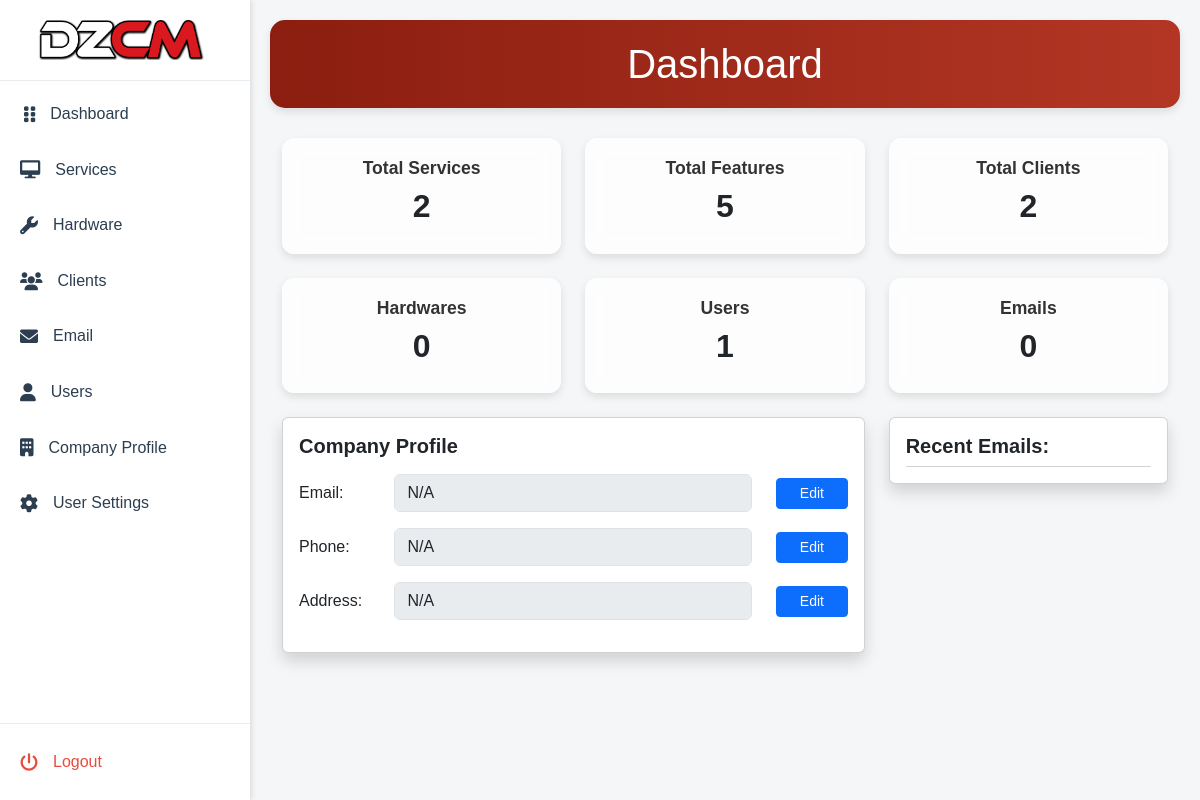
The app's page /Admin/index.php (signed in), older data.
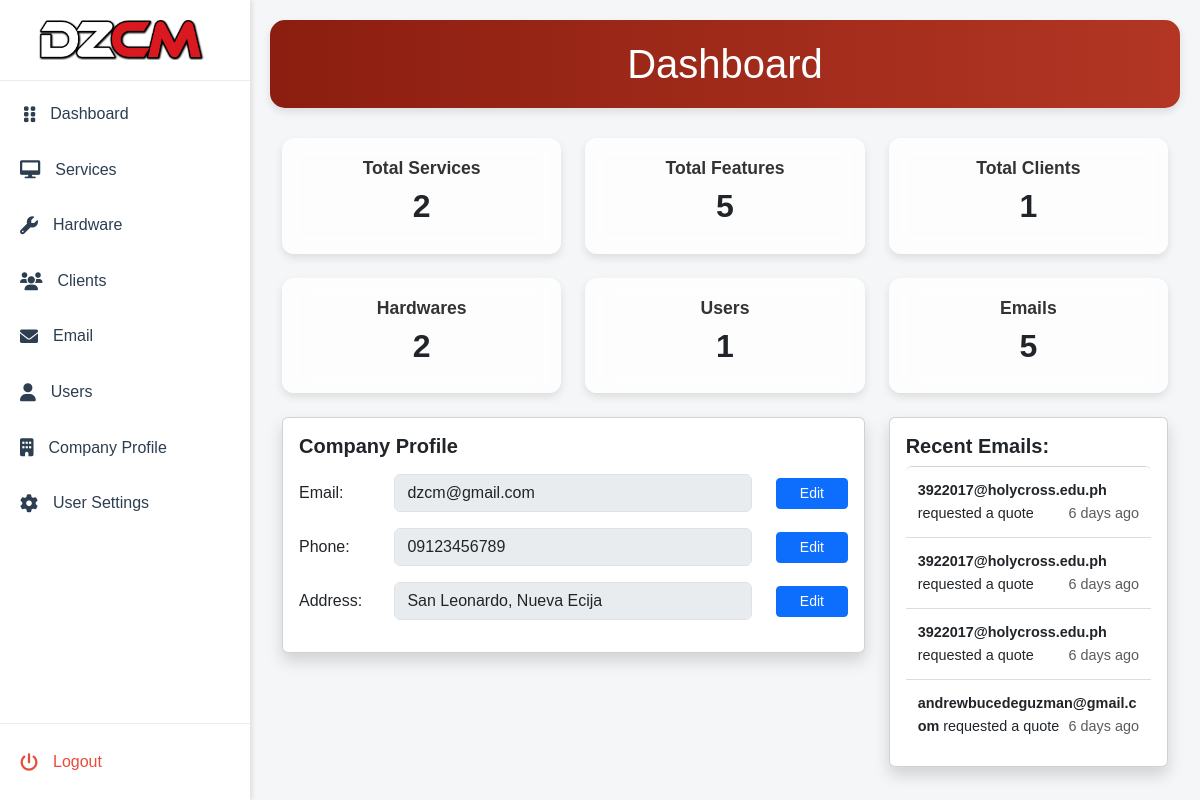
The same page, newer data.
### tables this page shows
CREATE TABLE `company_info` (
  `company_id` int(11) NOT NULL,
  `name` varchar(255) NOT NULL,
  `description` text DEFAULT NULL,
  `logo` varchar(255) DEFAULT NULL,
  `email` varchar(255) DEFAULT NULL,
  `phone` varchar(20) DEFAULT NULL,
  `address` text DEFAULT NULL
);

CREATE TABLE `quote` (
  `name` varchar(155) DEFAULT NULL,
  `email` varchar(155) DEFAULT NULL,
  `phone` varchar(55) DEFAULT NULL,
  `website` varchar(155) DEFAULT NULL,
  `message` varchar(155) DEFAULT NULL,
  `date` timestamp NOT NULL DEFAULT current_timestamp() ON UPDATE current_timestamp(),
  `quote_id` int(11) NOT NULL
);

### Admin/includes/conn.php (called while the page is built)
<?php
function con(){
    $servername = "localhost";
    $username = "root";
    $password = "";
    $myDB = "dezcom";
    $conn = mysqli_connect($servername, $username, $password, $myDB);
    if ($conn->connect_error) {
        echo "Connection failed: " . $conn->connect_error;
    }else{
        return $conn;
    }
}
?>

### Admin/pages/dashboard.php (the view, shortened to what the changed rows need)
<header class="dashboard-header">
    <div class="container">
        <h1 class="mb-0">Dashboard</h1>
    </div>
</header>
<div class="container mt-4">
    <div class="row g-4">
        <div class="col-md-4 col-sm-6">
            <div class="card overview-card">
                <h5>Total Services</h5>
                <h2 id="totalServices">
                    <?php
                    $sqlServices = "SELECT COUNT(*) AS total_services FROM services";
                    $resultServices = con()->query($sqlServices);
                    $totalServices = $resultServices->fetch_assoc()['total_services'];
                    echo $totalServices;
                    ?>
                </h2>
            </div>
        </div>
        <div class="col-md-4 col-sm-6">
            <div class="card overview-card">
                <h5>Total Features</h5>
                <h2 id="totalFeatures">
                    <?php
                    $sqlServiceFeatures = "SELECT COUNT(*) AS total_service_features FROM service_features";
                    $resultServiceFeatures = con()->query($sqlServiceFeatures);
                    $totalServiceFeatures = $resultServiceFeatures->fetch_assoc()['total_service_features'];
                    echo $totalServiceFeatures;
                    ?>
                </h2>
            </div>
        </div>
        <div class="col-md-4 col-sm-6">
            <div class="card overview-card">
                <h5>Total Clients</h5>
                <h2 id="totalProjects">
                    <?php
                    $sqlClients = "SELECT COUNT(*) AS total_clients FROM clients";
                    $resultClients = con()->query($sqlClients);
                    $totalClients = $resultClients->fetch_assoc()['total_clients'];
                    echo $totalClients;
                    ?>
                </h2>
            </div>
        </div>
    </div>
</div>
<div class="container mt-4">
    <div class="row g-4">
        <div class="col-md-4 col-sm-6">
            <div class="card overview-card">
                <h5>Hardwares</h5>
                <h2 id="totalHardwares">
                    <?php
                    $sqlHardware = "SELECT COUNT(*) AS total_hardwares FROM hardware";
                    $resultHardware = con()->query($sqlHardware);
                    $totalHardware = $resultHardware->fetch_assoc()['total_hardwares'];
                    echo $totalHardware;
                    ?>
                </h2>
            </div>
        </div>
        <div class="col-md-4 col-sm-6">
            <div class="card overview-card">
                <h5>Users</h5>
                <h2 id="totalUsers">
                    <?php
                    $sqlUsers = "SELECT COUNT(*) AS total_users FROM users";
                    $resultUsers = con()->query($sqlUsers);
                    $totalUsers = $resultUsers->fetch_assoc()['total_users'];
                    echo $totalUsers;
                    ?>
                </h2>
            </div>
        </div>
        <div class="col-md-4 col-sm-6">
            <div class="card overview-card">
                <h5>Emails</h5>
                <h2 id="totalQuotes">
                    <?php
                    $sqlQuotes = "SELECT COUNT(*) AS total_quotes FROM quote";
                    $resultQuotes = con()->query($sqlQuotes);
                    $totalQuotes = $resultQuotes->fetch_assoc()['total_quotes'];
                    echo $totalQuotes;
                    ?>
                </h2>
            </div>
        </div>
        <?php
        $sql = "SELECT email, phone, address, company_id FROM company_info WHERE company_id = 1";
        $result = con()->query($sql);
        $company = $result->fetch_assoc();
        $email = $company['email'] ?? 'N/A';
        $phone = $company['phone'] ?? 'N/A';
        $address = $company['address'] ?? 'N/A';
        ?>
        <div class="col-md-8">
            <div class="card p-3 shadow">
                <h5 class="mb-3"><strong>Company Profile</strong></h5>
                <form id="companyForm">
                    <div class="mb-3 row align-items-center">
                        <label for="email" class="col-md-2 col-form-label text-md-start">Email:</label>
                        <div class="col-md-8">
                            <input type="email" class="form-control" name="email" id="email" value="<?= htmlspecialchars($email); ?>" disabled>
                        </div>
                        <div class="col-md-2">
                            <button type="button" class="btn btn-primary btn-sm w-100" id="editEmailBtn" onclick="toggleEdit('email', 'editEmailBtn')">Edit</button>
                        </div>
                    </div>
                    <div class="mb-3 row align-items-center">
                        <label for="phone" class="col-md-2 col-form-label text-md-start">Phone:</label>
                        <div class="col-md-8">
                            <input type="text" class="form-control" name="phone" id="phone" value="<?= htmlspecialchars($phone); ?>" disabled>
                        </div>
                        <div class="col-md-2">
                            <button type="button" class="btn btn-primary btn-sm w-100" id="editPhoneBtn" onclick="toggleEdit('phone', 'editPhoneBtn')">Edit</button>
                        </div>
                    </div>
                    <div class="mb-3 row align-items-center">
                        <label for="address" class="col-md-2 col-form-label text-md-start">Address:</label>
                        <div class="col-md-8">
                            <input type="text" class="form-control" name="address" id="address" value="<?= htmlspecialchars($address); ?>" disabled>
                        </div>
                        <div class="col-md-2">
                            <button type="button" class="btn btn-primary btn-sm w-100" id="editAddressBtn" onclick="toggleEdit('address', 'editAddressBtn')">Edit</button>
                        </div>
                    </div>
                </form>
            </div>
        </div>
        <?php
        $sql = "SELECT * FROM quote ORDER BY quote_id DESC LIMIT 4";
        $result = con()->query($sql);
        $emails = $result->fetch_all(MYSQLI_ASSOC);
        function timeAgo($timestamp)
        {
            $time = strtotime($timestamp);
            $diff = time() - $time;
            if ($diff < 60) {
                return $diff . " seconds ago";
            } elseif ($diff < 3600) {
                return floor($diff / 60) . " mins ago";
            } elseif ($diff < 86400) {
                return floor($diff / 3600) . " hrs ago";
            } elseif ($diff < 604800) {
                return floor($diff / 86400) . " days ago";
            } elseif ($diff < 2592000) {
                return floor($diff / 604800) . " weeks ago";
            } else {
                return floor($diff / 2592000) . " months ago";
            }
        }
        ?>
        <div class="col-md-4">
            <div class="card p-3 shadow quick-actions">
                <h5><strong>Recent Emails: </strong></h5>
                <ul class="list-group">
                    <?php foreach ($emails as $email): ?>
                        <li class="list-group-item">
                            <strong>
                                <?= htmlspecialchars($email['email']) ?>
                            </strong> requested a quote
                            <span class="float-end text-muted"><?= timeAgo($email['date']) ?></span>
                        </li>
                    <?php endforeach; ?>
                </ul>
            </div>
        </div>
    </div>
</div>

Row changes from the older to the newer data that the page shows:
added company_info: email "dzcm@gmail.com", phone "09123456789", address "San Leonardo, Nueva Ecija"
added quote: email "3922017@holycross.edu.ph", date "6 days ago"
added quote: email "3922017@holycross.edu.ph", date "6 days ago"
added quote: email "3922017@holycross.edu.ph", date "6 days ago"
added quote: email "andrewbucedeguzman@gmail.com", date "6 days ago"
Text that changed along with them:
$totalClients: "2" → "1"
$totalHardware: "0" → "2"
$totalQuotes: "0" → "5"
form field email: "N/A" → (not shown)
form field phone: "N/A" → (not shown)
form field address: "N/A" → (not shown)
